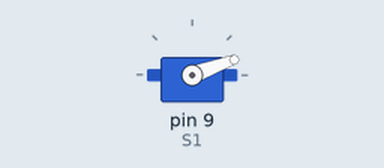
Recording of a sketch running on a simulated Arduino Uno, built with avr-gcc and run on an emulated ATmega328P. Shown: servo.

Above: at 3.05 s.
At 12.0 s:
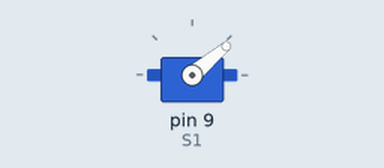
Timing chart, 0 to 18.6 s (numbered marks = the images above):
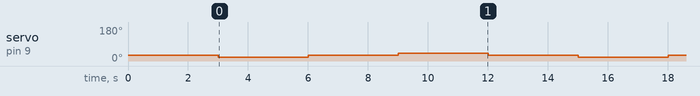

The sketch:

TurningServoTest.ino
```cpp
#include <Servo.h>

Servo S1;

void setup() {
 S1.attach(9);

 S1.write(30);

 delay(3000);

}

void loop() {
  S1.write(20);

  delay(3000);

  S1.write(30);

  delay(3000);

  S1.write(40);

  delay(3000);

  S1.write(30);

  delay(3000);

}
```

Measured:
- by itself, servo on pin 9 (S1): repeats every 12.0 s: 30° 3.0 s, 40° 3.0 s, 30° 3.0 s, 20° 3.0 s
